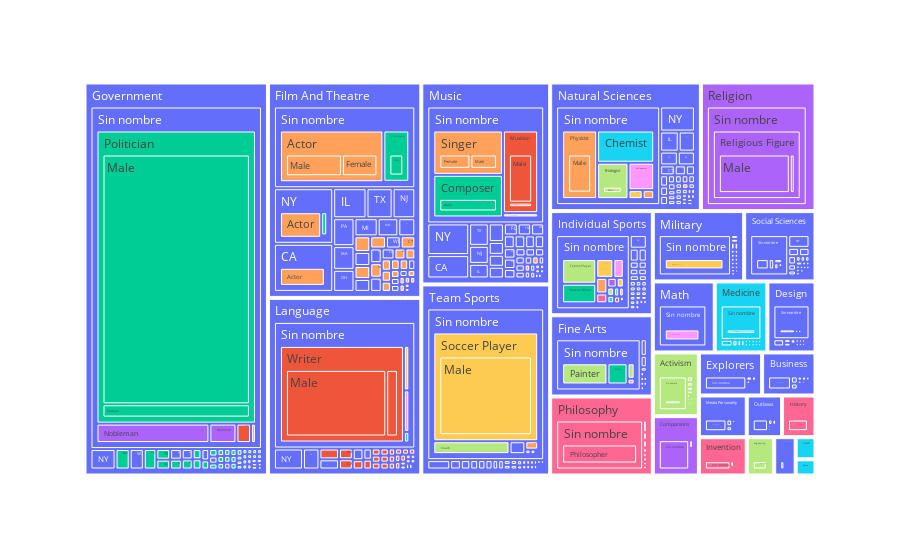

The notebook cell this image was saved under:
### Markdown cell above
Adicionalmente, sera hará una visualización que muestre lo mismo solo que utilizando la variable estado

### Code cell
fig = px.treemap(df1, path=['industry','state','occupation','sex'], 
                 values='historical_popularity_index', 
                 color='occupation')
  
fig.show()

### Figure 1 — Plotly figure (JSON) as saved in the notebook; plotly's stock layout.template omitted (floating-point values rounded to 4 significant figures; data arrays with more than 128 entries replaced by an {"elided": "..."} marker saying what was removed)
{"data": [{"branchvalues": "total", "customdata": {"elided": "2255x1 str values"}, "domain": {"x": [0, 1], "y": [0, 1]}, "hovertemplate": "labels=%{label}<br>historical_popularity_index=%{value}<br>parent=%{parent}<br>id=%{id}<br>occupation=%{customdata[0]}<extra></extra>", "ids": {"elided": "2255 str values"}, "labels": {"elided": "2255 str values"}, "marker": {"colors": {"elided": "2255 str values"}}, "name": "", "parents": {"elided": "2255 str values"}, "type": "treemap", "values": {"elided": "2255 float values"}}], "layout": {"legend": {"tracegroupgap": 0}, "margin": {"t": 60}}}
